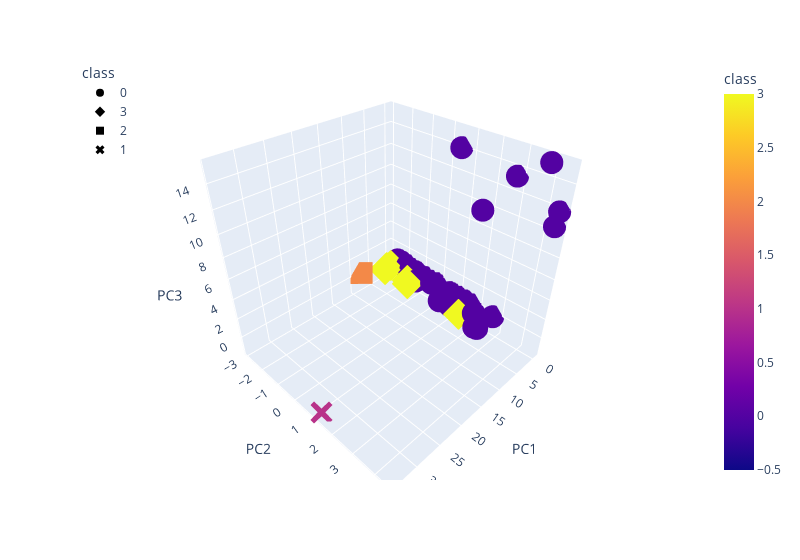

The notebook cell saved with this chart:
### Markdown cell above
### Deliverable 4: Visualizing Cryptocurrencies Results

#### 3D-Scatter with Clusters

### Code cell
# Creating a 3D-Scatter with the PCA data and the clusters
# YOUR CODE HERE
fig = px.scatter_3d(
    clustered_df,
    x="PC1",
    y="PC2",
    z="PC3",
    hover_name="CoinName",
    hover_data=["Algorithm"],
    color="class",
    symbol="class",
    width=800,
)
fig.update_layout(legend=dict(x=0, y=1))
fig.show()

### Figure 1 — Plotly figure (JSON) as saved in the notebook; plotly's stock layout.template omitted (floating-point values rounded to 4 significant figures; data arrays with more than 128 entries replaced by an {"elided": "..."} marker saying what was removed)
{"data": [{"customdata": {"elided": "524x1 str values"}, "hovertemplate": "<b>%{hovertext}</b><br><br>class=%{marker.color}<br>PC1=%{x}<br>PC2=%{y}<br>PC3=%{z}<br>Algorithm=%{customdata[0]}<extra></extra>", "hovertext": {"elided": "524 str values"}, "legendgroup": "0", "marker": {"color": {"elided": "524 int values"}, "coloraxis": "coloraxis", "symbol": "circle"}, "mode": "markers", "name": "0", "scene": "scene", "showlegend": true, "type": "scatter3d", "x": {"elided": "524 float values"}, "y": {"elided": "524 float values"}, "z": {"elided": "524 float values"}}, {"customdata": [["X13"], ["Scrypt"], ["CryptoNight"], ["Scrypt"], ["CryptoNight"], ["CryptoNight Heavy"]], "hovertemplate": "<b>%{hovertext}</b><br><br>class=%{marker.color}<br>PC1=%{x}<br>PC2=%{y}<br>PC3=%{z}<br>Algorithm=%{customdata[0]}<extra></extra>", "hovertext": ["EliteCoin", "MoonCoin", "ByteCoin", "gCn Coin", "Newton Coin", "Qwertycoin"], "legendgroup": "3", "marker": {"color": [3, 3, 3, 3, 3, 3], "coloraxis": "coloraxis", "symbol": "diamond"}, "mode": "markers", "name": "3", "scene": "scene", "showlegend": true, "type": "scatter3d", "x": [2.292, 2.557, 3.863, 3.243, 2.118, 3.095], "y": [1.492, -1.279, -2.362, -1.141, -2.377, -2.421], "z": [-0.6598, -0.0501, 0.3229, -0.1043, 0.3857, 0.314]}, {"customdata": [["CryptoNight"]], "hovertemplate": "<b>%{hovertext}</b><br><br>class=%{marker.color}<br>PC1=%{x}<br>PC2=%{y}<br>PC3=%{z}<br>Algorithm=%{customdata[0]}<extra></extra>", "hovertext": ["TurtleCoin"], "legendgroup": "2", "marker": {"color": [2], "coloraxis": "coloraxis", "symbol": "square"}, "mode": "markers", "name": "2", "scene": "scene", "showlegend": true, "type": "scatter3d", "x": [8.042], "y": [-2.907], "z": [0.3028]}, {"customdata": [["TRC10"]], "hovertemplate": "<b>%{hovertext}</b><br><br>class=%{marker.color}<br>PC1=%{x}<br>PC2=%{y}<br>PC3=%{z}<br>Algorithm=%{customdata[0]}<extra></extra>", "hovertext": ["BitTorrent"], "legendgroup": "1", "marker": {"color": [1], "coloraxis": "coloraxis", "symbol": "x"}, "mode": "markers", "name": "1", "scene": "scene", "showlegend": true, "type": "scatter3d", "x": [34.04], "y": [1.218], "z": [-1.424]}], "layout": {"coloraxis": {"colorbar": {"title": {"text": "class"}}, "colorscale": [[0, "#0d0887"], [0.1111, "#46039f"], [0.2222, "#7201a8"], [0.3333, "#9c179e"], [0.4444, "#bd3786"], [0.5556, "#d8576b"], [0.6667, "#ed7953"], [0.7778, "#fb9f3a"], [0.8889, "#fdca26"], [1, "#f0f921"]]}, "legend": {"title": {"text": "class"}, "tracegroupgap": 0, "x": 0, "y": 1}, "margin": {"t": 60}, "scene": {"domain": {"x": [0, 1], "y": [0, 1]}, "xaxis": {"title": {"text": "PC1"}}, "yaxis": {"title": {"text": "PC2"}}, "zaxis": {"title": {"text": "PC3"}}}, "width": 800}}
